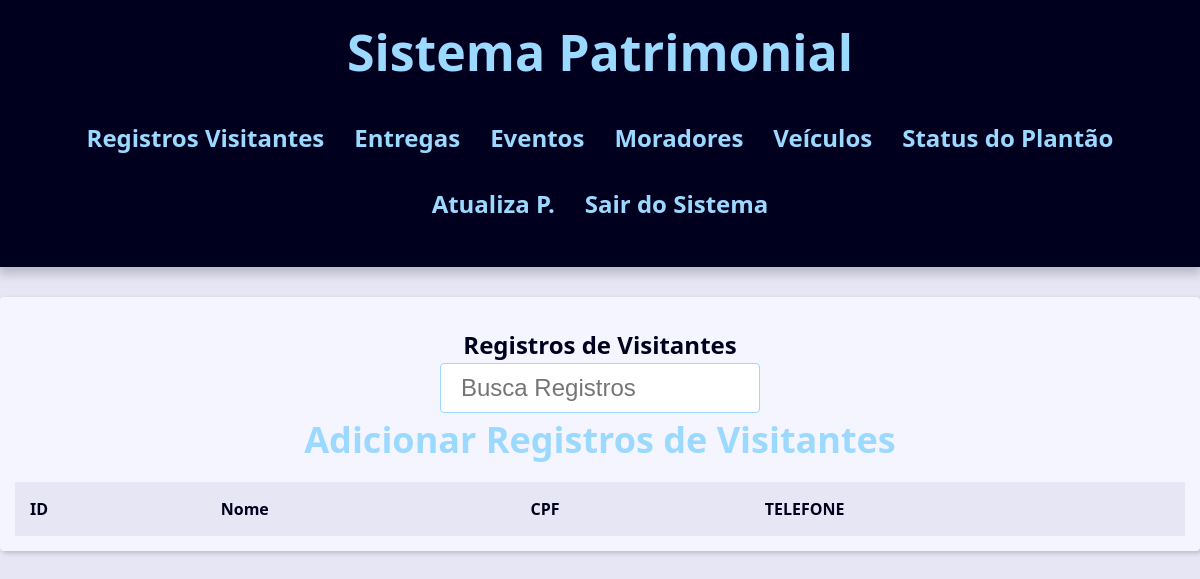
The page /porteiros/registro_visitantes/ (signed in) on the database as committed earlier.
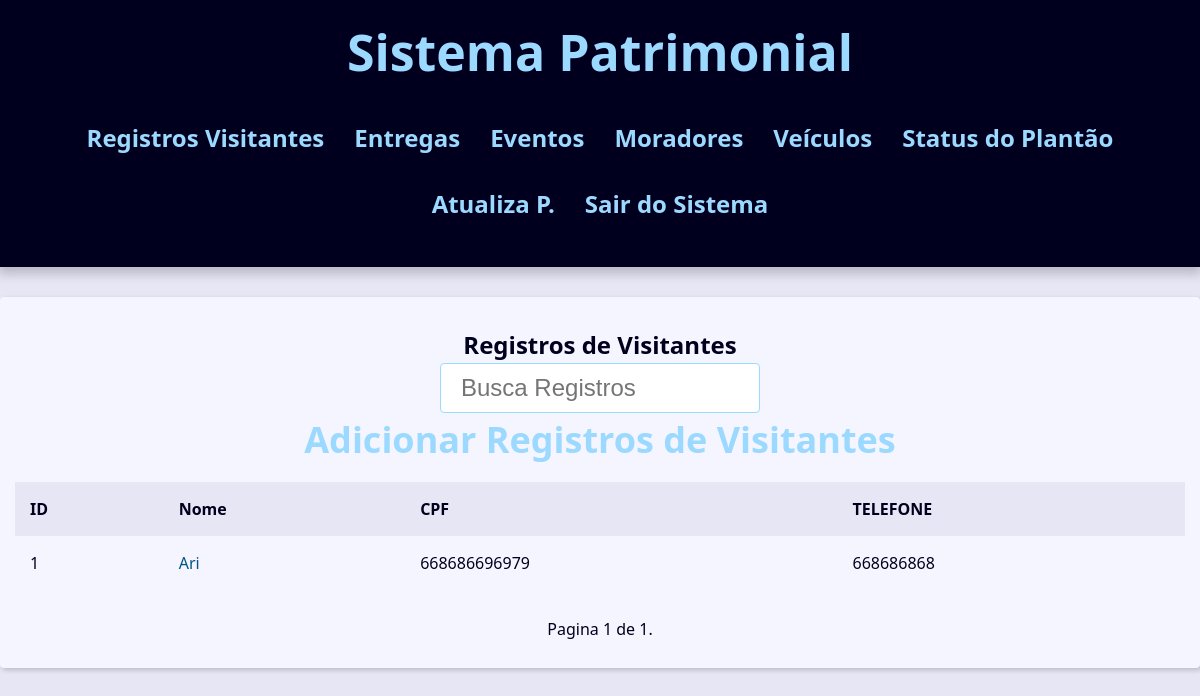
The same page on the database as committed later.
### contact/models.py (models this page shows, shortened)
class Registro_de_Visitante(models.Model):
    nome = models.CharField(max_length=245)
    cpf = models.CharField(max_length=25)
    telefone = models.CharField(max_length=25)
    data_registro = models.DateTimeField(default=timezone.now)
    foto = models.ImageField(blank=True, upload_to='pictures/%Y/%m/%d')
    obs = models.TextField(blank=True)

### contact/views/contact_views.py (the view)
# urls.py: path('registro_visitantes/', views.registro_visitantes_index,
@porteiro_required
def registro_visitantes_index(request):
    registro_visitantes = Registro_de_Visitante.objects.filter().order_by('-id')
    paginator = Paginator(registro_visitantes, 10)
    page_number = request.GET.get("page")
    registro_visitantes = paginator.get_page(page_number)
    context = {
        'registro_visitantes': registro_visitantes,
        'site_title': 'Registro de Visitantes -',
    }
    return render(
        request,
        'contact/registro_visitantes/registros_Visitantes.html',
        context,
    )

### contact/views/user_forms.py (called while the page is built)
def porteiro_required(view_func):
    @wraps(view_func)
    @login_required
    def _wrapped_view(request, *args, **kwargs):
        if not request.user.groups.filter(name="porteiro").exists():  # Verifica se o usuário está no grupo 'porteiro'
            messages.error(request, 'Acesso negado! Apenas porteiros podem acessar esta área.')
            return redirect('contact:login_views')  # Redireciona para login se não for porteiro
        return view_func(request, *args, **kwargs)
    return _wrapped_view

### contact/templates/contact/registro_visitantes/registros_Visitantes.html (shortened to what this page needs)
{% extends "global/base.html" %}
{% block content %}
    <div class="responsive-table">
        <table class="contacts-table">
            <caption class="table-caption" >
                Registros de Visitantes
                <div class="search">
                    <form action="{% url 'contact:registro_visitantes_index_busca' %}"
                    method="GET">
                        <input
                        type="text"
                        class="search-input"
                        placeholder="Busca Registros"
                        id="search"
                        name="q"
                        value="{{ request.GET.q.strip }}"
                        >
                    </form>
                </div>
                <a href="{% url "contact:create_registro_de_visitantes" %}" class="header-link">
                    <h2>Adicionar Registros de Visitantes</h2>
                </a>
            </caption>
            <thead>
                <tr class="table-row table-row-header">
                    <th class="table-header">ID</th>
                    <th class="table-header">Nome</th>
                    <th class="table-header">CPF</th>
                    <th class="table-header">TELEFONE</th>
                </tr>
            </thead>
            <tbody>
                {% for registro_visitante in registro_visitantes %}
                  <tr class="table-row">
                    <td class="table-cel">
                        {{ registro_visitante.id }}
                    </td>
                    <td class="table-cel">
                        <a href="{% url "contact:registro_visitantes_index_contato" registro_visitante.id %}"
                        class="table-link"
                        >
                            {{ registro_visitante.nome }}
                        </a>
                    </td>
                    <td class="table-cel">
                        {{ registro_visitante.cpf }}
                    </td>
                    <td class="table-cel">
                        {{ registro_visitante.telefone }}
                    </td>
                  </tr>
                {% endfor %}
            </tbody>
        </table>
        {% if registro_visitantes %}
        <div class="pagination">
            <span class="step-links">
                <span class="current">
                    Pagina {{ registro_visitantes.number }} de {{ registro_visitantes.paginator.num_pages }}.
                </span>
            </span>
        </div>
        {% endif %}
    </div>
{% endblock content %}

Rows that differ between the two databases and show on the page:
added Registro_de_Visitante: id "1", nome "Ari", cpf "668686696979", telefone "668686868"
Other text that changed with them:
{{ registro_visitantes.number }}: (not shown) → "1"
{{ registro_visitantes.paginator.num_pages }}: (not shown) → "1"
text now shown: "Pagina de ."
